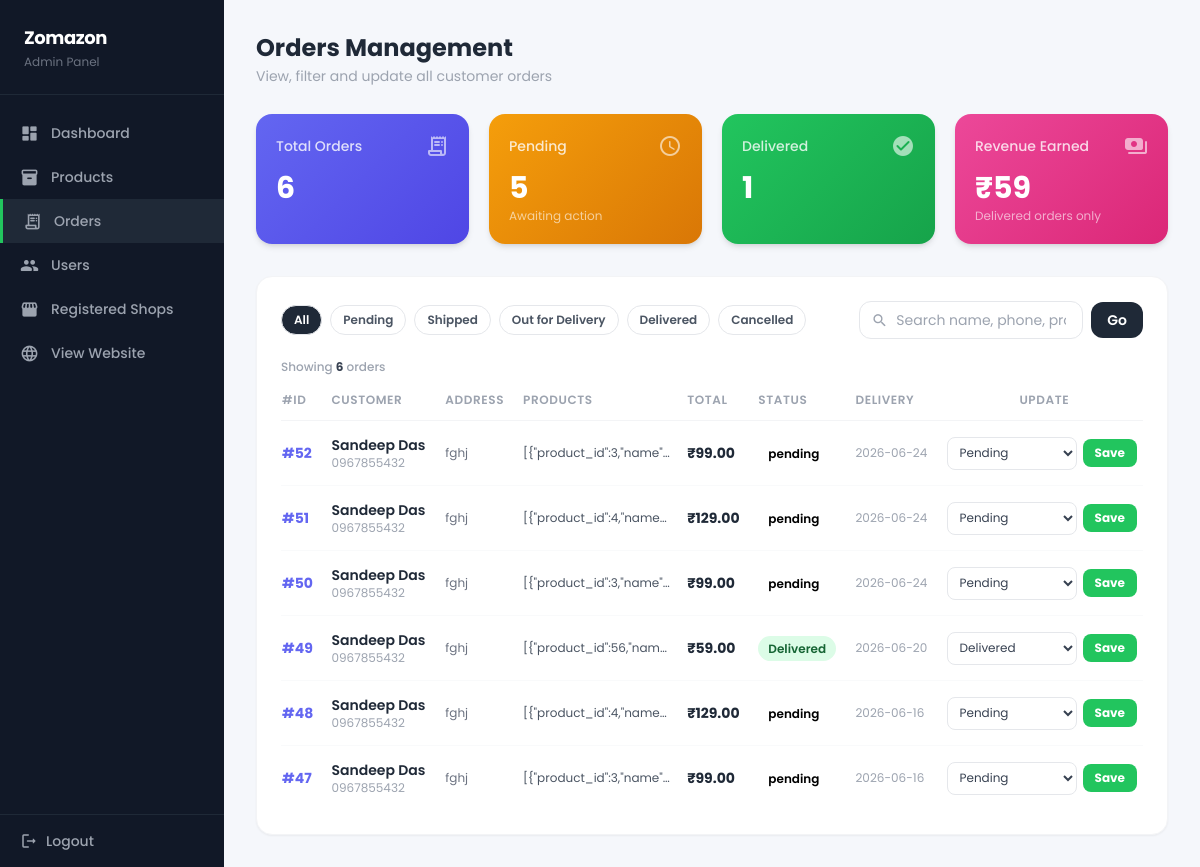
The app's page /Admin/orders.php (signed in) with its own data.
### tables this page shows
CREATE TABLE `orders` (
  `id` int(11) NOT NULL,
  `user_id` int(11) DEFAULT NULL,
  `full_name` varchar(100) DEFAULT NULL,
  `email` varchar(255) DEFAULT NULL,
  `phone` varchar(50) DEFAULT NULL,
  `address` text DEFAULT NULL,
  `subtotal` decimal(10,2) DEFAULT NULL,
  `delivery_fee` decimal(10,2) DEFAULT NULL,
  `platform_fee` decimal(10,2) DEFAULT NULL,
  `total` decimal(10,2) DEFAULT NULL,
  `payment_method` varchar(50) DEFAULT NULL,
  `payment_status` enum('pending','paid','failed') DEFAULT NULL,
  `razorpay_order_id` varchar(100) DEFAULT NULL,
  `razorpay_payment_id` varchar(100) DEFAULT NULL,
  `razorpay_signature` varchar(255) DEFAULT NULL,
  `delivery_date` date DEFAULT NULL,
  `status` varchar(50) DEFAULT NULL,
  `created_at` timestamp NOT NULL DEFAULT current_timestamp() ON UPDATE current_timestamp(),
  `shop_id` varchar(155) DEFAULT NULL,
  `product_id` int(11) DEFAULT NULL,
  `products` text DEFAULT NULL,
  `price` decimal(10,2) DEFAULT NULL
);

### Admin/orders.php (the view, shortened to what this page needs)
<?php
include "../config/db.php";
$total_orders     = mysqli_fetch_assoc(mysqli_query($conn, "SELECT COUNT(*) AS c FROM orders"))['c'];
$pending_orders   = mysqli_fetch_assoc(mysqli_query($conn, "SELECT COUNT(*) AS c FROM orders WHERE status='Pending'"))['c'];
$delivered_orders = mysqli_fetch_assoc(mysqli_query($conn, "SELECT COUNT(*) AS c FROM orders WHERE status='Delivered'"))['c'];
$total_revenue    = mysqli_fetch_assoc(mysqli_query($conn, "SELECT COALESCE(SUM(total),0) AS c FROM orders WHERE status='Delivered'"))['c'];
$search = isset($_GET['search']) ? trim($_GET['search']) : '';
$filter = isset($_GET['filter']) ? trim($_GET['filter']) : '';
$where_parts = [];
$where_sql = count($where_parts) ? 'WHERE ' . implode(' AND ', $where_parts) : '';
$result = mysqli_query($conn, "SELECT * FROM orders $where_sql ORDER BY id DESC");
$count  = mysqli_num_rows($result);
?>
<!DOCTYPE html>
<html lang="en">
<head>
    <script src="https://cdn.tailwindcss.com"></script>
</head>
<body class="min-h-screen">
<aside class="fixed top-0 left-0 h-screen w-56 bg-gray-900 flex flex-col z-40">
    <div class="px-6 py-6 border-b border-gray-800">
        <h1 class="text-white font-bold text-lg tracking-tight">Zomazon</h1>
        <p class="text-gray-500 text-xs mt-0.5">Admin Panel</p>
    </div>
    <nav class="flex-1 py-4 overflow-y-auto">
        <?php
        $links = [
            ['dashboard.php',  'dashboard',   'Dashboard'],
            ['products.php',   'inventory_2', 'Products'],
            ['orders.php',     'receipt_long','Orders'],
            ['users.php',      'group',       'Users'],
            ['localshops.php', 'storefront',  'Registered Shops'],
            ['../index.php',   'language',    'View Website'],
        ];
        $current = basename($_SERVER['PHP_SELF']);
        foreach ($links as [$href, $icon, $label]):
            $active = ($current === basename($href)) ? 'active' : '';
        ?>
        <a href="<?php echo $href; ?>"
           class="nav-link <?php echo $active; ?> flex items-center gap-3 px-5 py-3 text-gray-400 hover:text-white text-sm font-medium">
            <span class="material-icons-round text-[19px]"><?php echo $icon; ?></span>
            <?php echo $label; ?>
        </a>
        <?php endforeach; ?>
    </nav>
    <div class="p-4 border-t border-gray-800">
        <a href="logout.php" class="flex items-center gap-2 text-gray-400 hover:text-red-400 transition-colors text-sm font-medium px-1">
            <span class="material-icons-round text-[18px]">logout</span>
            Logout
        </a>
    </div>
</aside>
<main class="ml-56 min-h-screen p-8">
    <div class="mb-7">
        <h2 class="text-2xl font-bold text-gray-800">Orders Management</h2>
        <p class="text-sm text-gray-400 mt-0.5">View, filter and update all customer orders</p>
    </div>
    <div class="grid grid-cols-2 lg:grid-cols-4 gap-5 mb-8">
        <div class="stat-card rounded-2xl p-5 text-white shadow-md"
             style="background:linear-gradient(135deg,#6366f1,#4f46e5)">
            <div class="flex items-center justify-between mb-3">
                <p class="text-sm font-medium opacity-80">Total Orders</p>
                <span class="material-icons-round text-white/60 text-[24px]">receipt_long</span>
            </div>
            <p class="text-3xl font-bold"><?php echo $total_orders; ?></p>
        </div>
        <div class="stat-card rounded-2xl p-5 text-white shadow-md"
             style="background:linear-gradient(135deg,#f59e0b,#d97706)">
            <div class="flex items-center justify-between mb-3">
                <p class="text-sm font-medium opacity-80">Pending</p>
                <span class="material-icons-round text-white/60 text-[24px]">schedule</span>
            </div>
            <p class="text-3xl font-bold"><?php echo $pending_orders; ?></p>
            <p class="text-xs opacity-60 mt-0.5">Awaiting action</p>
        </div>
        <div class="stat-card rounded-2xl p-5 text-white shadow-md"
             style="background:linear-gradient(135deg,#22c55e,#16a34a)">
            <div class="flex items-center justify-between mb-3">
                <p class="text-sm font-medium opacity-80">Delivered</p>
                <span class="material-icons-round text-white/60 text-[24px]">check_circle</span>
            </div>
            <p class="text-3xl font-bold"><?php echo $delivered_orders; ?></p>
        </div>
        <div class="stat-card rounded-2xl p-5 text-white shadow-md"
             style="background:linear-gradient(135deg,#ec4899,#db2777)">
            <div class="flex items-center justify-between mb-3">
                <p class="text-sm font-medium opacity-80">Revenue Earned</p>
                <span class="material-icons-round text-white/60 text-[24px]">payments</span>
            </div>
            <p class="text-3xl font-bold">₹<?php echo number_format($total_revenue, 0); ?></p>
            <p class="text-xs opacity-60 mt-0.5">Delivered orders only</p>
        </div>
    </div>
    <div class="bg-white rounded-2xl shadow-sm border border-gray-100 p-6">
        <div class="flex flex-wrap items-center justify-between gap-4 mb-5">
            <div class="flex flex-wrap gap-2">
                <?php
                $statuses = ['', 'Pending', 'Shipped', 'Out for Delivery', 'Delivered', 'Cancelled'];
                $labels   = ['All', 'Pending', 'Shipped', 'Out for Delivery', 'Delivered', 'Cancelled'];
                foreach ($statuses as $i => $s):
                    $is_active = ($filter === $s) ? 'active' : '';
                    $params = http_build_query(['search' => $search, 'filter' => $s]);
                ?>
                <a href="orders.php?<?php echo $params; ?>"
                   class="filter-pill <?php echo $is_active; ?> px-3 py-1.5 rounded-full text-xs font-semibold border border-gray-200 text-gray-600 hover:bg-gray-100 transition-colors">
                    <?php echo $labels[$i]; ?>
                </a>
                <?php endforeach; ?>
            </div>
            <form method="get" class="flex items-center gap-2">
                <div class="relative">
                    <span class="material-icons-round absolute left-3 top-1/2 -translate-y-1/2 text-gray-400 text-[17px]">search</span>
                    <input type="text" name="search" value="<?php echo htmlspecialchars($search); ?>"
                           placeholder="Search name, phone, product…"
                           class="pl-9 pr-4 py-2 border border-gray-200 rounded-xl text-sm w-56 focus:outline-none focus:border-green-400 transition-all">
                </div>
                <button type="submit" class="bg-gray-800 hover:bg-gray-900 text-white px-4 py-2 rounded-xl text-sm font-semibold transition-colors">Go</button>
            </form>
        </div>
        <p class="text-xs text-gray-400 mb-4 font-medium">
            Showing <span class="text-gray-700 font-bold"><?php echo $count; ?></span> order<?php echo $count != 1 ? 's' : ''; ?>
        </p>
        <?php if ($count === 0): ?>
        <div class="text-center py-20 text-gray-400">
            <span class="material-icons-round text-5xl mb-3 block">inbox</span>
            <p class="font-semibold text-gray-600 mb-1">No orders found</p>
            <p class="text-sm">Try a different search or filter.</p>
        </div>
        <?php else: ?>
        <div class="overflow-x-auto">
            <table class="w-full text-sm">
                <thead>
                    <tr class="text-left text-xs text-gray-400 uppercase tracking-wider border-b border-gray-100">
                        <th class="pb-3 font-semibold pr-4">#ID</th>
                        <th class="pb-3 font-semibold pr-4">Customer</th>
                        <th class="pb-3 font-semibold pr-4">Address</th>
                        <th class="pb-3 font-semibold pr-4">Products</th>
                        <th class="pb-3 font-semibold pr-4">Total</th>
                        <th class="pb-3 font-semibold pr-4">Status</th>
                        <th class="pb-3 font-semibold pr-4">Delivery</th>
                        <th class="pb-3 font-semibold text-center">Update</th>
                    </tr>
                </thead>
                <tbody class="divide-y divide-gray-50">
                    <?php while ($row = mysqli_fetch_assoc($result)):
                        $status    = htmlspecialchars($row['status']);
                        $badge_key = 'b-' . str_replace(' ', '', $status);
                    ?>
                    <tr>
                        <td class="py-3.5 pr-4">
                            <button onclick="openDetail(<?php echo htmlspecialchars(json_encode($row), ENT_QUOTES); ?>)"
                                    class="font-bold text-indigo-500 hover:text-indigo-700 transition-colors">
                                #<?php echo $row['id']; ?>
                            </button>
                        </td>
                        <td class="py-3.5 pr-4">
                            <p class="font-semibold text-gray-800"><?php echo htmlspecialchars($row['full_name']); ?></p>
                            <p class="text-xs text-gray-400"><?php echo htmlspecialchars($row['phone']); ?></p>
                        </td>
                        <td class="py-3.5 pr-4 text-gray-500 text-xs max-w-[130px]">
                            <span class="line-clamp-2"><?php echo htmlspecialchars($row['address']); ?></span>
                        </td>
                        <td class="py-3.5 pr-4 text-gray-600 max-w-[160px]">
                            <p class="truncate text-xs"><?php echo htmlspecialchars($row['products']); ?></p>
                        </td>
                        <td class="py-3.5 pr-4 font-bold text-gray-800">
                            ₹<?php echo number_format($row['total'], 2); ?>
                        </td>
                        <td class="py-3.5 pr-4">
                            <span class="<?php echo $badge_key; ?> px-2.5 py-1 rounded-full text-xs font-semibold whitespace-nowrap">
                                <?php echo $status; ?>
                            </span>
                        </td>
                        <td class="py-3.5 pr-4 text-xs text-gray-400">
                            <?php echo !empty($row['delivery_date']) ? htmlspecialchars($row['delivery_date']) : '—'; ?>
                        </td>
                        <td class="py-3.5">
                            <form method="POST" action="update_status.php" class="flex items-center gap-1.5">
                                <select name="status"
                                        class="border border-gray-200 rounded-lg px-2 py-1.5 text-xs text-gray-700 bg-white focus:outline-none focus:border-green-400 cursor-pointer">
                                    <?php
                                    $opts = ['Pending','Shipped','Out for Delivery','Delivered','Cancelled'];
                                    foreach ($opts as $opt):
                                        $sel = ($row['status'] === $opt) ? 'selected' : '';
                                    ?>
                                    <option value="<?php echo $opt; ?>" <?php echo $sel; ?>><?php echo $opt; ?></option>
                                    <?php endforeach; ?>
                                </select>
                                <button type="submit"
                                        class="bg-green-500 hover:bg-green-600 text-white text-xs font-bold px-3 py-1.5 rounded-lg transition-colors whitespace-nowrap">
                                    Save
                                </button>
                            </form>
                        </td>
                    </tr>
                    <?php endwhile; ?>
                </tbody>
            </table>
        </div>
        <?php endif; ?>
    </div>
</main>
</body>
</html>

### Admin/orders.php (style rules this page uses)
body { font-family: 'Poppins', sans-serif; background: #f5f7fb; }
.nav-link { transition: background .15s, color .15s; }
.nav-link.active { background: #1f2937; border-left: 3px solid #22c55e; }
.stat-card { transition: transform .2s, box-shadow .2s; }
tbody tr { transition: background .1s; }
.b-Delivered { background:#dcfce7; color:#166534; }
.filter-pill.active { background: #1f2937; color: #fff; }

### records on screen
orders: id "52", full_name "Sandeep Das", phone "0967855432", address "fghj", products "[{\"product_id\":3,\"name\"…", total "99.00", status "pending", delivery_date "2026-06-24"
orders: id "51", full_name "Sandeep Das", phone "0967855432", address "fghj", products "[{\"product_id\":4,\"name…", total "129.00", status "pending", delivery_date "2026-06-24"
orders: id "50", full_name "Sandeep Das", phone "0967855432", address "fghj", products "[{\"product_id\":3,\"name\"…", total "99.00", status "pending", delivery_date "2026-06-24"
orders: id "49", full_name "Sandeep Das", phone "0967855432", address "fghj", products "[{\"product_id\":56,\"nam…", total "59.00", status "Delivered", delivery_date "2026-06-20"
orders: id "48", full_name "Sandeep Das", phone "0967855432", address "fghj", products "[{\"product_id\":4,\"name…", total "129.00", status "pending", delivery_date "2026-06-16"
orders: id "47", full_name "Sandeep Das", phone "0967855432", address "fghj", products "[{\"product_id\":3,\"name\"…", total "99.00", status "pending", delivery_date "2026-06-16"

### other values on screen
$label "Dashboard"
$label "Products"
$label "Orders"
$label "Users"
$label "Registered Shops"
$label "View Website"
$total_orders "6"
$pending_orders "5"
$delivered_orders "1"
$total_revenue "59"
$labels[$i] "All"
$labels[$i] "Pending"
$labels[$i] "Shipped"
$labels[$i] "Out for Delivery"
$labels[$i] "Delivered"
